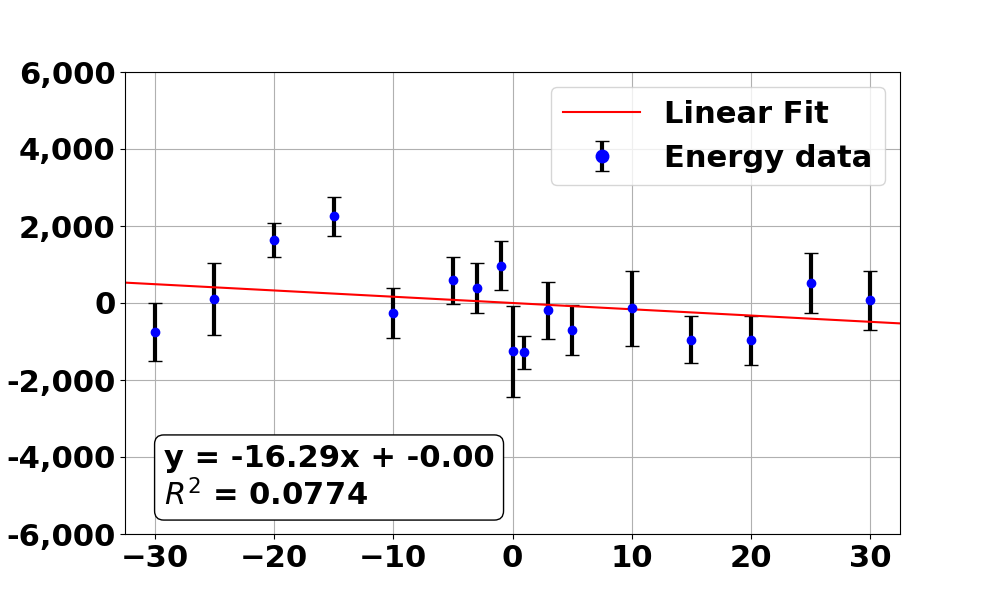

The Python source for this figure:
import matplotlib.pyplot as plt
import numpy as np
import matplotlib.font_manager as fm

# Adjusted data: positive for donor to acceptor, negative for acceptor to donor
percentages = np.array([
    0,                      # Basal
    10, 15, 20, 25, 30,  # Donor to acceptor
    -10, -15, -20, -25, -30,           # Acceptor to donor
    1, 3, 5,                # Donor to acceptor (low %)
    -1, -3, -5              # Acceptor to donor (low %)
])

energies = np.array([
    -1716540.6,             # Basal
    -1715420.5, -1716237.43, -1716257.25, -1714771.67, -1715220.3199999998,
    -1715551.7999999998, -1713039.15, -1713652.61, -1715179.14, -1716039.42,
    -1716566.6, -1715479.2, -1715993.1,
    -1714323.6, -1714895.7999999998, -1714700.0
])

energies_error_1 = np.array([
    1180.0,
    971.0, 608.0, 630.0, 781.0, 777.0,
    656.0, 497.0, 447.0, 942.0, 755.0,
    424.0, 740.0, 656.0,
    637.0, 641.0, 619.0
])
energies_error_2 = np.array([
    3563.906,
    2922.737, 2732.9840, 2460.215, 2789.252, 2669.227,
    2554.312, 2468.415, 2257.252, 2963.457, 3071.706,
    2230.429, 2675.148, 2550.25,
    2544.659, 2344.282, 2509.883
])
energies_error_to_use = energies_error_1
energies -= np.mean(energies)

# Fit a linear regression line
coefficients = np.polyfit(percentages, energies, 1)
linear_fit = np.poly1d(coefficients)
fit_line = linear_fit(percentages)

# Generate x values from -30 to 30 for smooth fit line
x_fit = np.linspace(-32.5, 32.5, 200)
y_fit = linear_fit(x_fit)

# Create the plot
plt.figure(figsize=(10, 6))
# plt.scatter(percentages, energies, color='blue', label='Energy data')
plt.errorbar(
    percentages,
    energies,
    yerr=energies_error_to_use,
    fmt='o',                   # 'o' for circular markers
    color='blue',
    ecolor='black',            # Error bar color
    elinewidth=3,              # Bold error bar lines
    capsize=5,                 # End caps on error bars
    label='Energy data'
)

plt.plot(x_fit, y_fit, color='red', label='Linear Fit')

# Plot settings
plt.xticks(fontsize=22, fontweight='bold')
plt.yticks(fontsize=22, fontweight='bold')
plt.legend(
    fontsize=22,
    prop=fm.FontProperties(weight='bold', size=22),
    loc='best',
    markerscale=1.5,       # Enlarge the markers in legend
    handlelength=2.5       # Enlarge the line segment in legend
)

plt.xlim(-32.5, 32.5)
plt.ylim(-6000, 6000)
plt.grid(True)

import matplotlib.ticker as ticker
plt.gca().yaxis.set_major_formatter(ticker.FuncFormatter(lambda x, _: f'{int(x):,}'))

# Calculate R^2
from sklearn.metrics import r2_score
r_squared = r2_score(energies, fit_line)

# Create annotation string
fit_eq = f"y = {coefficients[0]:.2f}x + {coefficients[1]:.2f}\n$R^2$ = {r_squared:.4f}"

# Add text to the image (bottom right corner)
plt.text(
    0.05, 0.05, fit_eq,
    fontsize=22,
    fontweight='bold',
    ha='left',
    va='bottom',
    transform=plt.gca().transAxes,
    bbox=dict(facecolor='white', edgecolor='black', boxstyle='round,pad=0.3')
)

# Show the plot
plt.savefig("0 PS 0 Cholesterol.png")
